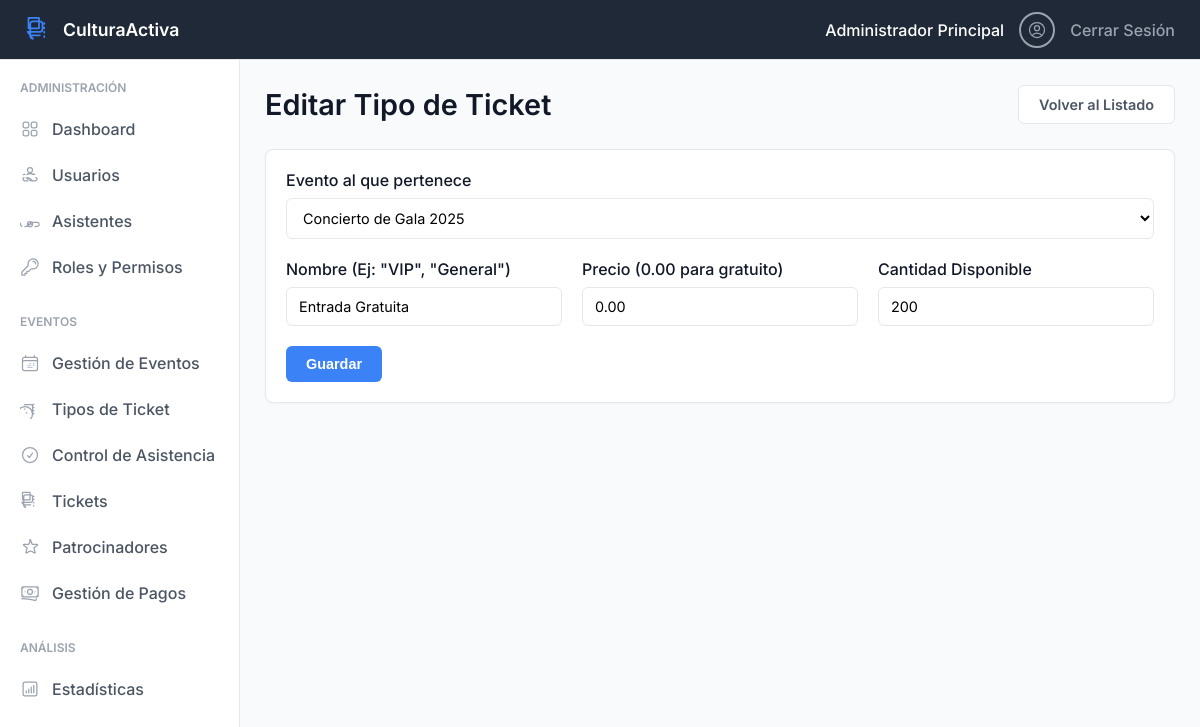
/admin/tipo_ticket_gestionar.php?id=4 (signed in), run on the app's committed database.
### tables this page shows
CREATE TABLE `tipos_ticket` (
  `id_tipo_ticket` int(11) NOT NULL,
  `id_evento` int(11) DEFAULT NULL,
  `nombre` varchar(100) NOT NULL COMMENT 'Ej: Regular, VIP, Estudiante',
  `precio` decimal(10,2) NOT NULL DEFAULT 0.00,
  `cantidad_disponible` int(11) DEFAULT NULL
);

CREATE TABLE `eventos` (
  `id_evento` int(11) NOT NULL,
  `nombre` varchar(255) NOT NULL,
  `descripcion` text DEFAULT NULL,
  `fecha_evento` datetime NOT NULL,
  `lugar` varchar(255) NOT NULL,
  `id_organizador` int(11) DEFAULT NULL,
  `fecha_publicacion` timestamp NOT NULL DEFAULT current_timestamp(),
  `estado` varchar(50) DEFAULT 'Borrador',
  `capacidad` int(11) DEFAULT 500,
  `visibilidad` varchar(50) DEFAULT 'Público'
);

### admin/tipo_ticket_gestionar.php (the view, shortened to what this page needs)
<?php
require '../includes/db_connection.php';
$id_tipo_ticket = $_GET['id'] ?? null;
$is_editing = ($id_tipo_ticket !== null);
$tipo = [
    'id_evento' => '',
    'nombre' => '',
    'precio' => '0.00',
    'cantidad_disponible' => 100
];
if ($is_editing) {
    $stmt = $pdo->prepare("SELECT * FROM tipos_ticket WHERE id_tipo_ticket = ?");
    $stmt->execute([$id_tipo_ticket]);
    $tipo = $stmt->fetch();
}
$stmt_eventos = $pdo->query("SELECT id_evento, nombre FROM eventos ORDER BY nombre");
$eventos = $stmt_eventos->fetchAll();
include '../includes/header.php';
include '../includes/sidebar.php';
?>
<main class="content">
    <div class="header-bar">
        <h1><?php echo $is_editing ? 'Editar Tipo de Ticket' : 'Crear Tipo de Ticket'; ?></h1>
        <a href="tipos_ticket.php" class="btn btn-secondary">Volver al Listado</a>
    </div>
    <div class="card">
        <div class="card-body">
            <form action="tipo_ticket_gestionar.php<?php if ($is_editing) echo '?id=' . $id_tipo_ticket; ?>" method="POST">
                <div class="form-group">
                    <label for="id_evento">Evento al que pertenece</label>
                    <select id="id_evento" name="id_evento" class="form-control" required>
                        <?php foreach ($eventos as $evento): ?>
                            <option value="<?php echo $evento['id_evento']; ?>" <?php if ($tipo['id_evento'] == $evento['id_evento']) echo 'selected'; ?>>
                                <?php echo htmlspecialchars($evento['nombre']); ?>
                            </option>
                        <?php endforeach; ?>
                    </select>
                </div>
                <div class="form-grid-3">
                    <div class="form-group">
                        <label for="nombre">Nombre (Ej: "VIP", "General")</label>
                        <input type="text" id="nombre" name="nombre" class="form-control" value="<?php echo htmlspecialchars($tipo['nombre']); ?>" required>
                    </div>
                    <div class="form-group">
                        <label for="precio">Precio (0.00 para gratuito)</label>
                        <input type="number" step="0.01" id="precio" name="precio" class="form-control" value="<?php echo htmlspecialchars($tipo['precio']); ?>" required>
                    </div>
                    <div class="form-group">
                        <label for="cantidad_disponible">Cantidad Disponible</label>
                        <input type="number" id="cantidad_disponible" name="cantidad_disponible" class="form-control" value="<?php echo htmlspecialchars($tipo['cantidad_disponible']); ?>" required>
                    </div>
                </div>
                <button type="submit" class="btn btn-primary">Guardar</button>
            </form>
        </div>
    </div>
</main>
<?php include '../includes/footer.php'; ?>

### public/css/style.css (style rules this page uses)
:root { --primary-blue: #3B82F6; --primary-light-blue: #EFF6FF; --dark-blue-grey: #1F2937; --background-body: #F9FAFB; --card-bg: #FFFFFF; --border-light: #E5E7EB; --text-title: #111827; --text-body: #4B5563; --text-muted: #9CA3AF; --success-green: #10B981; --success-bg: #D1FAE5; --danger-red: #EF4444; --danger-bg: #FEE2E2; --warning-orange: #F59E0B; --warning-bg: #FFFBEB; --info-purple: #8B5CF6; --info-bg: #EDE9FE; }
body, html { margin: 0; padding: 0; font-family: 'Inter', -apple-system, BlinkMacSystemFont, "Segoe UI", Roboto, "Helvetica Neue", Arial, sans-serif; background-color: var(--background-body); color: var(--text-body); }
* { box-sizing: border-box; }
body { padding-top: 60px; padding-left: 240px; }
.header-bar { display: flex; justify-content: space-between; align-items: center; margin-bottom: 25px; }
.header-bar h1 { margin: 0; font-size: 1.8rem; color: var(--text-title); font-weight: 600; }
.card { background-color: var(--card-bg); border-radius: 8px; border: 1px solid var(--border-light); box-shadow: 0 1px 3px rgba(0, 0, 0, 0.03); margin-bottom: 20px; }
.card-body { padding: 20px; }
.btn { padding: 10px 20px; border: none; border-radius: 6px; cursor: pointer; text-decoration: none; font-size: 0.9rem; font-weight: 600; display: inline-block; transition: all 0.2s ease; }
.btn-primary { background-color: var(--primary-blue); color: white; }
.btn-secondary { background-color: var(--card-bg); color: var(--text-body); border: 1px solid var(--border-light); }
.form-group { margin-bottom: 20px; }
.form-group label { display: block; margin-bottom: 8px; font-weight: 500; color: var(--text-title); }
.form-control { width: 100%; padding: 10px 12px; border: 1px solid var(--border-light); border-radius: 6px; font-size: 0.9rem; font-family: 'Inter', sans-serif; background-color: var(--card-bg); }
.form-grid-3 { display: grid; grid-template-columns: 1fr 1fr 1fr; gap: 20px; }

### data on the page
tipos_ticket: id_evento "Concierto de Gala 2025", nombre "Entrada Gratuita", precio "0.00", cantidad_disponible "200"

### other printed values
$_SESSION['user_name'] "Administrador Principal"
